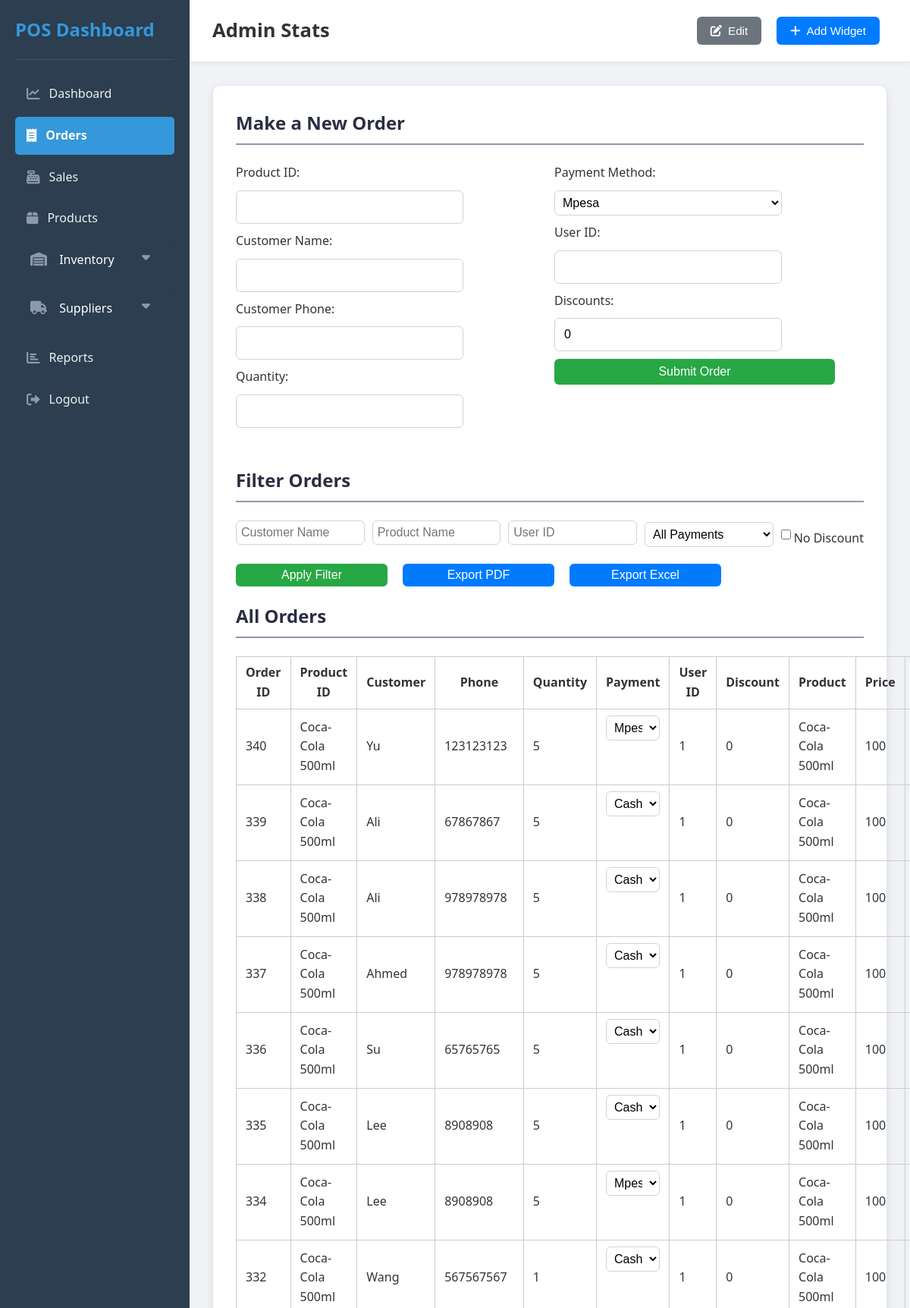
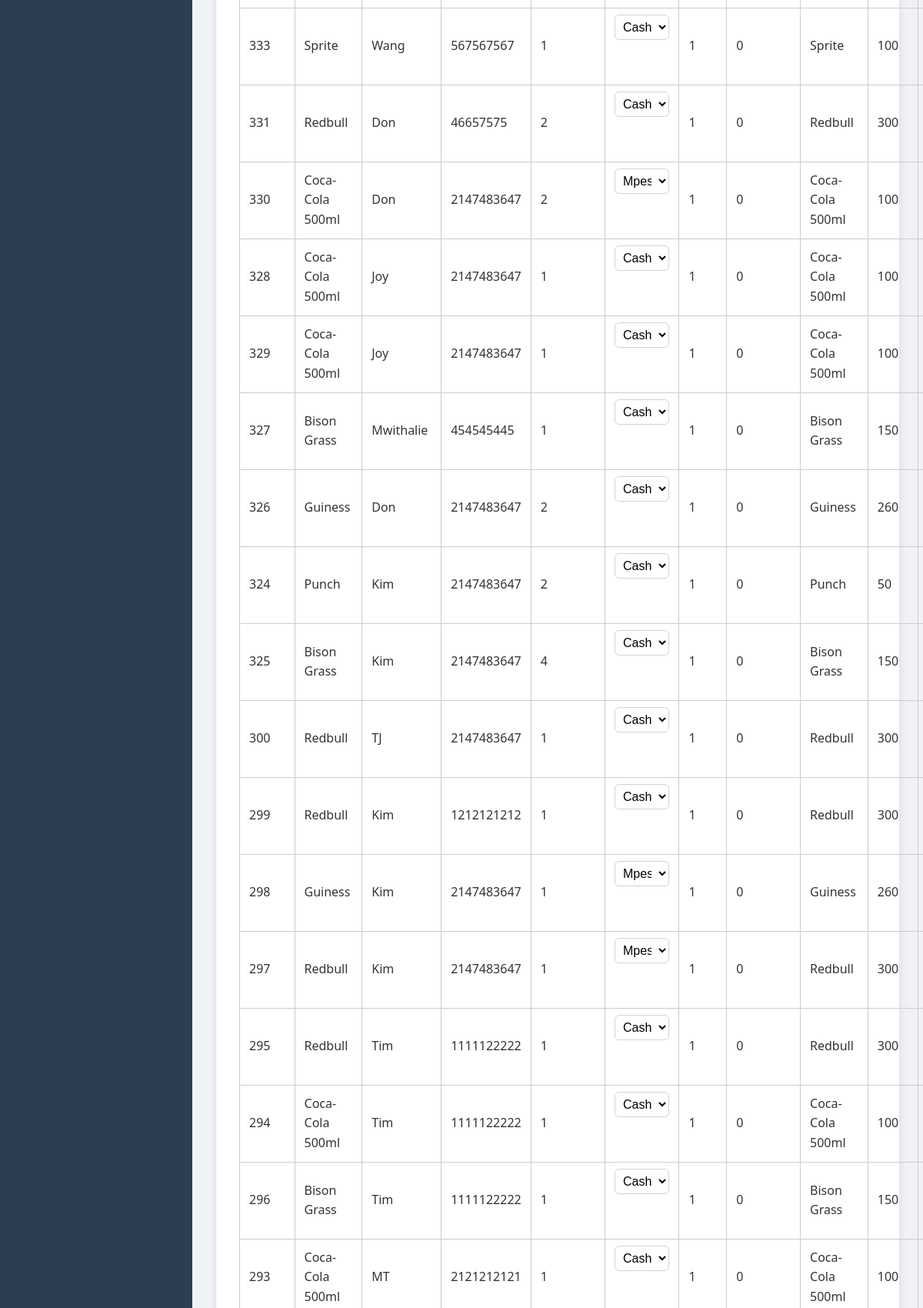
Page /admin-orders.php (upper part) on the committed database (2 pictures, top to bottom).
### tables this page shows
CREATE TABLE IF NOT EXISTS `orders` (
  `order_id` int NOT NULL AUTO_INCREMENT,
  `product_id` int NOT NULL,
  `customer_name` varchar(100) NOT NULL,
  `customer_phone` int NOT NULL,
  `quantity` int NOT NULL,
  `payment_method` enum('Mpesa','Cash','Unpaid','') NOT NULL,
  `user_id` int NOT NULL,
  `created_at` timestamp NOT NULL DEFAULT CURRENT_TIMESTAMP,
  `discounts` int NOT NULL,
  `status` enum('delivered','cancelled','pending') NOT NULL DEFAULT 'pending',
  PRIMARY KEY (`order_id`),
  KEY `product_id` (`product_id`)
);

CREATE TABLE IF NOT EXISTS `products` (
  `id` int NOT NULL AUTO_INCREMENT,
  `product_name` varchar(100) NOT NULL,
  `price` int NOT NULL,
  `stock` int NOT NULL,
  `image` varchar(255) NOT NULL DEFAULT 'placeholder.jpg',
  `created_at` timestamp NOT NULL DEFAULT CURRENT_TIMESTAMP,
  `tax` int NOT NULL,
  PRIMARY KEY (`id`),
  UNIQUE KEY `name` (`product_name`),
  UNIQUE KEY `product_name` (`product_name`)
);

### admin-orders.php (the view, shortened to what this page needs)
<!DOCTYPE html>
<html lang="en">
<head>
    <link rel="stylesheet" href="styles.css" />
    <link rel="stylesheet" href="https://cdnjs.cloudflare.com/ajax/libs/font-awesome/6.0.0-beta3/css/all.min.css">
</head>
<body>
    <div id="wrapper">
        <aside id="sidebar">
            <div class="sidebar-header">
                <h1>POS Dashboard</h1>
            </div>
            <ul class="sidebar-menu">
                <li><a href="admin-dashboard.php" ><i class="fas fa-chart-line"></i> Dashboard</a></li>
                <li><a href="admin-orders.php" class="active"><i class="fas fa-receipt"></i> Orders</a></li>
                <li><a href="admin-sales.php" ><i class="fas fa-cash-register"></i> Sales</a></li>
                <li><a href="admin-products.php" ><i class="fas fa-box"></i> Products</a></li>
                <li class="dropdown open">
                    <li class="dropdown ">
                        <a href="#" class="dropdown-toggle">
                            <i class="fas fa-warehouse"></i> Inventory
                            <i class="fas fa-caret-down caret-icon" style="float: right;"></i>
                        </a>
                </li>
                    <li class="dropdown ">
                    <a href="#" class="dropdown-toggle ">
                        <i class="fas fa-truck"></i> Suppliers
                        <i class="fas fa-caret-down caret-icon" style="float: right;"></i>
                    </a>
                </li>
                <li><a href="sales-report.php"><i class="fas fa-chart-bar"></i> Reports</a></li>
                <li><a href="admin-logout.php"><i class="fas fa-sign-out-alt"></i> Logout</a></li>
            </ul>
        </aside>
        <div id="main-content">
            <header class="main-header">
                <h2>Admin Stats</h2>
                <div class="header-actions">
                    <button class="action-btn"><i class="fas fa-edit"></i> Edit</button>
                    <button class="action-btn primary-btn"><i class="fas fa-plus"></i> Add Widget</button>
                </div>
            </header>
            <main>
                <section id="sales">
                    <h2>Make a New Order</h2>
                    <form method="POST" action="">
                        <div class="order-form-grid">
                            <div class="order-form-column">
                                <label for="product_id">Product ID:</label>
                                <input type="number" name="product_id" required>
                                <label for="customer_name">Customer Name:</label>
                                <input type="text" name="customer_name" required>
                                <label for="customer_phone">Customer Phone:</label>
                                <input type="text" name="customer_phone" required>
                                <label for="quantity">Quantity:</label>
                                <input type="number" name="quantity" required>
                            </div>
                            <div class="order-form-column">
                                <label for="payment_method">Payment Method:</label>
                                <select name="payment_method" required>
                                    <option value="Mpesa">Mpesa</option>
                                </select>
                                <label for="user_id">User ID:</label>
                                <input type="number" name="user_id" required>
                                <label for="discounts">Discounts:</label>
                                <input type="number" name="discounts" value="0" required>
                                <button type="submit">Submit Order</button>
                            </div>
                        </div>
                    </form>
                    <h2>Filter Orders</h2>
                    <form method="GET" class="filter-section" id="filter-form">
                        <div class="filter-row">
                            <input type="text" name="customer_name" placeholder="Customer Name">
                            <input type="text" name="product_name" placeholder="Product Name">
                            <input type="text" name="user_id" placeholder="User ID">
                            <select name="payment_method">
                                <option value="">All Payments</option>
                            </select>
                            <label class="discount-check">
                                <input type="checkbox" name="no_discount" value="1"> No Discount
                            </label>
                            <button type="submit">Apply Filter</button>
                            <button type="button" onclick="exportToPDF()">Export PDF</button>
                            <button type="button" onclick="exportToExcel()">Export Excel</button>
                        </div>
                    </form>
                    <h2>All Orders</h2>
                    <table>
                        <thead>
                            <tr>
                                <th>Order ID</th>
                                <th>Product ID</th>
                                <th>Customer</th>
                                <th>Phone</th>
                                <th>Quantity</th>
                                <th>Payment</th>
                                <th>User ID</th>
                                <th>Discount</th>
                                <th>Product</th>
                                <th>Price</th>
                                <th>Tax</th>
                            </tr>
                        </thead>
                        <tbody>
                            <?php
                            $conn = new mysqli("localhost", "root", "", "pos");
                            $filters = [];
                            $where = $filters ? "WHERE " . implode(" AND ", $filters) : "";
                            $result = $conn->query("
                                SELECT o.*, p.product_name, p.price, p.tax, p.image
                                FROM orders o
                                JOIN products p ON o.product_id = p.id
                                $where
                                ORDER BY o.created_at DESC
                            ");
                            while ($row = $result->fetch_assoc()) {
                                $total_price = ($row['quantity'] - $row['discounts']) * $row['price'];
                                $total_tax = $row['quantity'] * $row['tax'];
                                echo "<tr>
                                    <td>{$row['order_id']}</td>
                                    <td>{$row['product_name']}</td>
                                    <td>{$row['customer_name']}</td>
                                    <td>{$row['customer_phone']}</td>
                                    <td>{$row['quantity']}</td>
                                    <td>
                                        <form method='POST' style='display:inline-flex; gap:4px;'>
                                            <input type='hidden' name='update_payment' value='1'>
                                            <input type='hidden' name='order_id' value='{$row['order_id']}'>
                                            <select name='payment_method' onchange='this.form.submit()'>
                                                <option value='Mpesa' " . ($row['payment_method'] === 'Mpesa' ? 'selected' : '') . ">Mpesa</option>
                                                <option value='Cash' " . ($row['payment_method'] === 'Cash' ? 'selected' : '') . ">Cash</option>
                                                <option value='Unpaid' " . ($row['payment_method'] === 'Unpaid' ? 'selected' : '') . ">Unpaid</option>
                                            </select>
                                        </form>
                                    </td>
                                    <td>{$row['user_id']}</td>
                                    <td>{$row['discounts']}</td>
                                    <td>{$row['product_name']}</td>
                                    <td> {$row['price']}</td>
                                    <td>{$row['tax']}%</td>
                                    <td>{$total_price}</td>
                                    <td>{$total_tax}</td>
                                    <td><img src='uploads/{$row['image']}' alt='Product Image' style='width:40px; height:auto;'></td>
                                    <td>{$row['created_at']}</td>
                                </tr>";
                            }
                            ?>
                        </tbody>
                    </table>
                </section>
            </main>
        </div>
    </div>
</body>
</html>

### styles.css (style rules this page uses)
* { margin: 0; padding: 0; box-sizing: border-box; }
body { font-family: 'Segoe UI', Roboto, 'Helvetica Neue', Arial, sans-serif; background-color: #f0f2f5; color: #333; line-height: 1.6; height: 100vh; overflow: hidden; }
a { text-decoration: none; color: inherit; }
ul { list-style: none; }
#wrapper { display: flex; height: 100vh; }
#sidebar { width: 250px; background-color: #2c3e50; color: #ecf0f1; padding: 20px; display: flex; flex-direction: column; box-shadow: 2px 0 10px rgba(0, 0, 0, 0.1); overflow-y: auto; flex-shrink: 0; }
.sidebar-header { display: flex; align-items: center; padding-bottom: 20px; border-bottom: 1px solid rgba(255, 255, 255, 0.1); margin-bottom: 20px; }
.sidebar-header h1 { font-size: 1.5em; margin: 0; color: #3498db; }
.sidebar-menu { flex-grow: 1; }
.sidebar-menu li { margin-bottom: 5px; }
.sidebar-menu a { display: flex; align-items: center; padding: 12px 15px; color: #ecf0f1; border-radius: 5px; transition: background-color 0.2s ease, color 0.2s ease; font-weight: 500; }
.sidebar-menu a i { margin-right: 12px; font-size: 1.1em; color: #8d99ae; }
.sidebar-menu a.active { background-color: #3498db; color: #fff; font-weight: 600; }
.sidebar-menu a.active i { color: #fff; }
#main-content { flex-grow: 1; display: flex; flex-direction: column; background-color: #f0f2f5; overflow-y: auto; padding: 0; }
.main-header { background-color: #fff; padding: 20px 30px; border-bottom: 1px solid #e0e6ed; display: flex; justify-content: space-between; align-items: center; box-shadow: 0 2px 5px rgba(0, 0, 0, 0.05); position: sticky; top: 0; z-index: 900; }
.main-header h2 { font-size: 1.6em; color: #333; margin: 0; border-bottom: none; padding-bottom: 0; }
.header-actions { display: flex; gap: 10px; }
.action-btn { background-color: #6c757d; color: white; padding: 10px 18px; border: none; border-radius: 6px; cursor: pointer; font-size: 0.95em; transition: background-color 0.2s ease; display: flex; align-items: center; }
.action-btn i { margin-right: 8px; }
.primary-btn { background-color: #007bff; }
main { padding: 30px; flex-grow: 1; }
section { background-color: #fff; padding: 30px; margin-bottom: 25px; border-radius: 10px; box-shadow: 0 4px 12px rgba(0, 0, 0, 0.08); border: 1px solid #e0e6ed; }
h2 { color: #2b2d42; margin-top: 0; margin-bottom: 1.5rem; border-bottom: 2px solid #8d99ae; padding-bottom: 0.5rem; }
input[type="text"], input[type="number"], input[type="password"], select, textarea { width: calc(100% - 24px); padding: 12px; margin-bottom: 15px; border: 1px solid #ced4da; border-radius: 6px; box-sizing: border-box; font-size: 1rem; background-color: #fff; transition: border-color 0.2s ease; }
button { background-color: #007bff; color: white; padding: 12px 20px; border: none; border-radius: 6px; cursor: pointer; font-size: 1rem; transition: background-color 0.2s ease, transform 0.1s ease; margin-right: 10px; }
button[type="submit"] { background-color: #28a745; }

### admin-orders.php (style rules this page uses)
body, html { height: 100%; margin: 0; overflow-y: auto; }
table { width: 100%; border-collapse: collapse; margin-top: 20px; }
th, td { padding: 8px 12px; border: 1px solid #ccc; }
form { margin-bottom: 40px; }
form input, form select { display: block; margin-bottom: 10px; padding: 6px; width: 100%; max-width: 300px; }
form button { padding: 8px 16px; }
.order-form-grid { display: grid; grid-template-columns: repeat(2, 1fr); gap: 40px; max-width: 800px; }
.order-form-column { display: flex; flex-direction: column; }
.order-form-column label, .order-form-column input, .order-form-column select, .order-form-column button { margin-bottom: 10px; }
.filter-section { margin: 20px 0; }
.filter-section .filter-row { display: flex; flex-wrap: wrap; gap: 10px; align-items: center; }
.filter-row input, .filter-row select, .filter-row button { flex: 1 1 150px; max-width: 200px; padding: 6px; }
.discount-check { display: flex; align-items: center; gap: 4px; white-space: nowrap; }
.dropdown { position: relative; }
.sidebar-menu .dropdown-toggle { display: block; width: 100%; padding: 12px 20px; color: #fff; text-align: left; border: none; background-color: #2c3e50; cursor: pointer; font-size: 1em; }
.caret-icon { transition: transform 0.6s ease; }

### rows in the picture
orders: order_id "340", product.product_name "Coca-Cola 500ml", customer_name "Yu", customer_phone "123123123", quantity "5", payment_method "Mpesa", user "1", discounts "0", product.price "100"
orders: order_id "339", product.product_name "Coca-Cola 500ml", customer_name "Ali", customer_phone "67867867", quantity "5", payment_method "Cash", user "1", discounts "0", product.price "100"
orders: order_id "338", product.product_name "Coca-Cola 500ml", customer_name "Ali", customer_phone "978978978", quantity "5", payment_method "Cash", user "1", discounts "0", product.price "100"
orders: order_id "337", product.product_name "Coca-Cola 500ml", customer_name "Ahmed", customer_phone "978978978", quantity "5", payment_method "Cash", user "1", discounts "0", product.price "100"
orders: order_id "336", product.product_name "Coca-Cola 500ml", customer_name "Su", customer_phone "65765765", quantity "5", payment_method "Cash", user "1", discounts "0", product.price "100"
orders: order_id "335", product.product_name "Coca-Cola 500ml", customer_name "Lee", customer_phone "8908908", quantity "5", payment_method "Cash", user "1", discounts "0", product.price "100"
orders: order_id "334", product.product_name "Coca-Cola 500ml", customer_name "Lee", customer_phone "8908908", quantity "5", payment_method "Mpesa", user "1", discounts "0", product.price "100"
orders: order_id "332", product.product_name "Coca-Cola 500ml", customer_name "Wang", customer_phone "567567567", quantity "1", payment_method "Cash", user "1", discounts "0", product.price "100"
orders: order_id "333", product.product_name "Sprite", customer_name "Wang", customer_phone "567567567", quantity "1", payment_method "Cash", user "1", discounts "0", product.price "100"
orders: order_id "331", product.product_name "Redbull", customer_name "Don", customer_phone "46657575", quantity "2", payment_method "Cash", user "1", discounts "0", product.price "300"
orders: order_id "330", product.product_name "Coca-Cola 500ml", customer_name "Don", customer_phone "2147483647", quantity "2", payment_method "Mpesa", user "1", discounts "0", product.price "100"
orders: order_id "328", product.product_name "Coca-Cola 500ml", customer_name "Joy", customer_phone "2147483647", quantity "1", payment_method "Cash", user "1", discounts "0", product.price "100"
orders: order_id "329", product.product_name "Coca-Cola 500ml", customer_name "Joy", customer_phone "2147483647", quantity "1", payment_method "Cash", user "1", discounts "0", product.price "100"
orders: order_id "327", product.product_name "Bison Grass", customer_name "Mwithalie", customer_phone "454545445", quantity "1", payment_method "Cash", user "1", discounts "0", product.price "150"
orders: order_id "326", product.product_name "Guiness", customer_name "Don", customer_phone "2147483647", quantity "2", payment_method "Cash", user "1", discounts "0", product.price "260"
orders: order_id "324", product.product_name "Punch", customer_name "Kim", customer_phone "2147483647", quantity "2", payment_method "Cash", user "1", discounts "0", product.price "50"
orders: order_id "325", product.product_name "Bison Grass", customer_name "Kim", customer_phone "2147483647", quantity "4", payment_method "Cash", user "1", discounts "0", product.price "150"
orders: order_id "300", product.product_name "Redbull", customer_name "TJ", customer_phone "2147483647", quantity "1", payment_method "Cash", user "1", discounts "0", product.price "300"
orders: order_id "299", product.product_name "Redbull", customer_name "Kim", customer_phone "1212121212", quantity "1", payment_method "Cash", user "1", discounts "0", product.price "300"
orders: order_id "298", product.product_name "Guiness", customer_name "Kim", customer_phone "2147483647", quantity "1", payment_method "Mpesa", user "1", discounts "0", product.price "260"
orders: order_id "297", product.product_name "Redbull", customer_name "Kim", customer_phone "2147483647", quantity "1", payment_method "Mpesa", user "1", discounts "0", product.price "300"
orders: order_id "295", product.product_name "Redbull", customer_name "Tim", customer_phone "1111122222", quantity "1", payment_method "Cash", user "1", discounts "0", product.price "300"
orders: order_id "294", product.product_name "Coca-Cola 500ml", customer_name "Tim", customer_phone "1111122222", quantity "1", payment_method "Cash", user "1", discounts "0", product.price "100"
orders: order_id "296", product.product_name "Bison Grass", customer_name "Tim", customer_phone "1111122222", quantity "1", payment_method "Cash", user "1", discounts "0", product.price "150"
orders: order_id "293", product.product_name "Coca-Cola 500ml", customer_name "MT", customer_phone "2121212121", quantity "1", payment_method "Cash", user "1", discounts "0", product.price "100"
